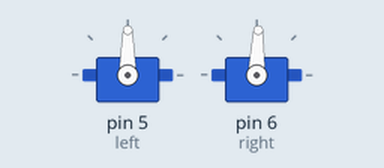
A sketch run on a simulated Arduino Uno, built with avr-gcc and run on an emulated ATmega328P. Parts: 2 × servo.

Above: at 0.1 s.
At 3.1 s:
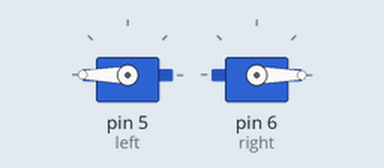
Timing chart, 0 to 4.6 s (numbered marks = the images above):
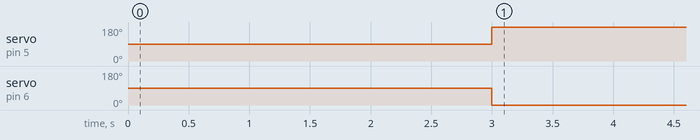

The sketch:

torque.ino
```cpp
#include <Servo.h>


//Servos
Servo left;
Servo right;

void setup() {
  //attach servos to pin #
  left.attach(5); //left
  right.attach(6); //right
  left.write(90);
  right.write(88);
  delay(3000);
  // put your setup code here, to run once:

}

void loop() {
  left.write(180);
  right.write(0);
  // put your main code here, to run repeatedly:

}
```

Measured:
- by itself, servo on pin 5 (left): 90° → 180° at 3.0 s
- by itself, servo on pin 6 (right): 88° → 0° at 3.0 s
